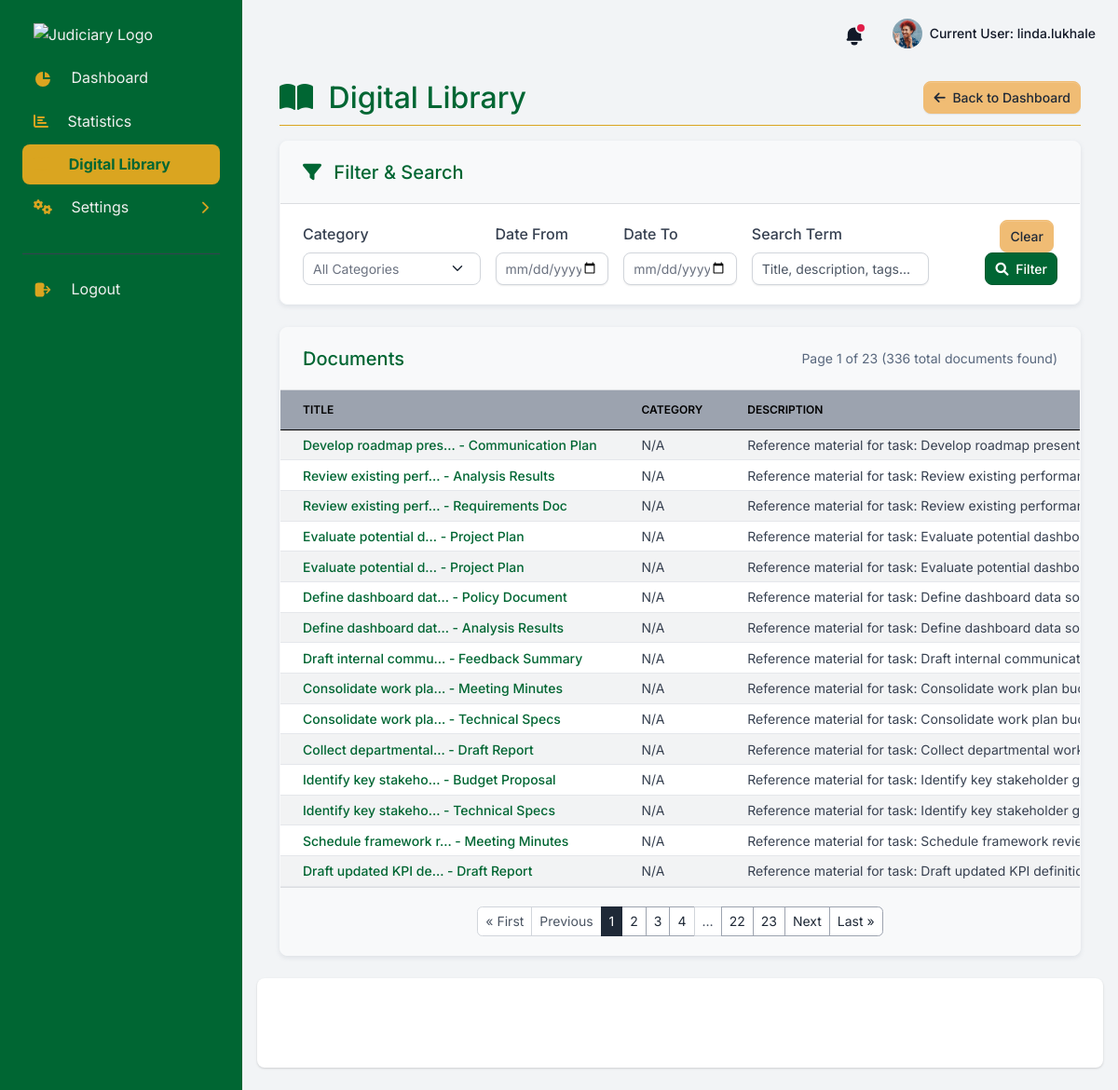
The page /documents/library/ (signed in) on the database its author committed.
### authentication/models.py (models this page shows, shortened)
class CustomUser(AbstractUser):
    departments = models.ManyToManyField(Department, related_name='members')
    first_name = models.CharField(max_length=150, blank=True)
    last_name = models.CharField(max_length=150, blank=True)
    pj_number = models.CharField(max_length=150, blank=True)
    phone = models.CharField(max_length=150, blank=True)
    mobile = models.CharField(max_length=150, blank=True)

### apps/document_management/models.py (models this page shows, shortened)
class Document(models.Model):
    STORAGE_CHOICES = [
        ('local', 'Local Storage'),
        ('google_drive', 'Google Drive')
    ]
    DOCUMENT_STATUS = [
        ('draft', 'Draft'),
        ('pending_review', 'Pending Review'),
        ('approved', 'Approved'),
        ('rejected', 'Rejected'),
        ('archived', 'Archived')
    ]
    title = models.CharField(max_length=255)
    description = models.TextField(blank=True)
    file = models.FileField(upload_to='documents/%Y/%m/%d/')
    file_type = models.CharField(max_length=50)  # e.g., pdf, doc, image
    file_size = models.BigIntegerField()  # in bytes
    category = models.ForeignKey(DocumentCategory, on_delete=models.SET_NULL, null=True)
    tags = models.CharField(max_length=500, blank=True)  # Comma-separated tags
    storage_type = models.CharField(max_length=20, choices=STORAGE_CHOICES, default='local')
    drive_file_id = models.CharField(max_length=100, blank=True, null=True)
    drive_view_link = models.URLField(blank=True, null=True)
    is_confidential = models.BooleanField(default=False)
    status = models.CharField(max_length=20, choices=DOCUMENT_STATUS, default='draft')
    password_protected = models.BooleanField(default=False)
    access_code = models.CharField(max_length=100, blank=True, null=True)
    content_type = models.ForeignKey(ContentType, on_delete=models.CASCADE, null=True, blank=True)
    object_id = models.PositiveIntegerField(null=True, blank=True)
    source_object = GenericForeignKey('content_type', 'object_id')
    source_module = models.CharField(max_length=50, help_text="Name of the module this document belongs to")
    version = models.CharField(max_length=50, default='1.0')
    parent_document = models.ForeignKey('self', null=True, blank=True, on_delete=models.SET_NULL, related_name='versions')
    uploaded_by = models.ForeignKey(settings.AUTH_USER_MODEL, on_delete=models.CASCADE, related_name='uploaded_documents')
    created_at = models.DateTimeField(auto_now_add=True)
    updated_at = models.DateTimeField(auto_now=True)
    last_accessed = models.DateTimeField(null=True, blank=True)
    expiry_date = models.DateTimeField(null=True, blank=True)
    class Meta:
        ordering = ['-created_at']

### apps/document_management/views.py (the view)
# urls.py: path('library/', views.digital_library, name='digital_library'),
@login_required
def digital_library(request):
    base_queryset = Document.objects.select_related('category', 'uploaded_by').order_by('-created_at')
    categories = DocumentCategory.objects.filter(is_active=True)
    selected_category_id = request.GET.get('category')
    start_date = request.GET.get('start_date')
    end_date = request.GET.get('end_date')
    search_query = request.GET.get('q')
    from_dept_id = request.GET.get('from_dept') # Get originating department ID
    filtered_queryset = base_queryset
    if selected_category_id:
        filtered_queryset = filtered_queryset.filter(category_id=selected_category_id)
    if start_date:
        filtered_queryset = filtered_queryset.filter(created_at__date__gte=start_date)
    if end_date:
        filtered_queryset = filtered_queryset.filter(created_at__date__lte=end_date)
    if search_query:
        filtered_queryset = filtered_queryset.filter(
            Q(title__icontains=search_query) |
            Q(description__icontains=search_query) |
            Q(tags__icontains=search_query)
        )
    can_view_confidential = request.user.has_perm('document_management.view_confidential_document')
    if not can_view_confidential:
        filtered_queryset = filtered_queryset.filter(is_confidential=False)
    paginator = Paginator(filtered_queryset, 15)
    page_number = request.GET.get('page')
    try:
        page_obj = paginator.get_page(page_number)
    except PageNotAnInteger:
        page_obj = paginator.page(1)
    except EmptyPage:
        page_obj = paginator.page(paginator.num_pages)
    context = {
        'page_obj': page_obj,
        'categories': categories,
        'selected_category_id': selected_category_id,
        'start_date': start_date,
        'end_date': end_date,
        'search_query': search_query,
        'can_view_confidential': can_view_confidential,
        'from_dept_id': from_dept_id, # Pass originating department ID to template
    }
    return render(request, 'document_management/library.html', context)

### apps/context_processors.py (called while the page is built)
def cfg_assets_root(request):
    return { 'ASSETS_ROOT' : settings.ASSETS_ROOT }

### apps/templates/document_management/library.html (shortened to what this page needs)
{% extends "layouts/base.html" %}
{% load static %}
{% block content %}
<div class="container-fluid mt-4">
    <div class="d-flex justify-content-between align-items-center mb-3 pb-2 border-bottom" style="border-color: #DAA520 !important;">
        <h2 class="mb-0" style="color: #006633;">
            <i class="fas fa-book-open me-2"></i> Digital Library
        </h2>
        {% if from_dept_id %}
            <a href="{% url 'apps.home:department_modules' from_dept_id %}" class="btn btn-sm btn-secondary"><i class="fas fa-arrow-left me-1"></i> Back to Department Modules</a>
        {% else %}
             <a href="{% url 'apps.home:dashboard' %}" class="btn btn-sm btn-secondary"><i class="fas fa-arrow-left me-1"></i> Back to Dashboard</a>
        {% endif %}
    </div>
    <div class="card shadow-sm border-light mb-4">
        <div class="card-header bg-light">
             <h5 class="mb-0" style="color: #006633;"><i class="fas fa-filter me-2"></i> Filter & Search</h5>
        </div>
        <div class="card-body">
            <form method="get" action="{% url 'document_management:digital_library' %}" class="row g-3 align-items-end">
                <div class="col-lg-3 col-md-6">
                    <label for="category" class="form-label">Category</label>
                    <select name="category" id="category" class="form-select form-select-sm">
                        <option value="">All Categories</option>
                    </select>
                </div>
                <div class="col-lg-2 col-md-6">
                    <label for="start_date" class="form-label">Date From</label>
                    <input type="date" name="start_date" id="start_date" value="{{ start_date|default:'' }}" class="form-control form-control-sm">
                </div>
                <div class="col-lg-2 col-md-6">
                    <label for="end_date" class="form-label">Date To</label>
                    <input type="date" name="end_date" id="end_date" value="{{ end_date|default:'' }}" class="form-control form-control-sm">
                </div>
                <div class="col-lg-3 col-md-6">
                    <label for="q" class="form-label">Search Term</label>
                    <input type="text" name="q" id="q" value="{{ search_query|default:'' }}" placeholder="Title, description, tags..." class="form-control form-control-sm">
                </div>
                <div class="col-lg-2 col-md-12 text-lg-end mt-3 mt-lg-0">
                    <a href="{% url 'document_management:digital_library' %}{% if from_dept_id %}?from_dept={{ from_dept_id }}{% endif %}" class="btn btn-sm btn-secondary me-1">Clear</a>
                    <button type="submit" class="btn btn-sm text-white" style="background-color: #006633; border-color: #005a30;"><i class="fas fa-search me-1"></i> Filter</button>
                </div>
            </form>
        </div>
    </div>
    <div class="card shadow-sm border-light">
        <div class="card-header bg-light d-flex justify-content-between align-items-center">
            <h5 class="mb-0" style="color: #006633;">Documents</h5>
            <small class="text-muted">Page {{ page_obj.number }} of {{ page_obj.paginator.num_pages }} ({{ page_obj.paginator.count }} total documents found)</small>
        </div>
        <div class="card-body p-0">
            {% if page_obj.object_list %}
                <div class="table-responsive">
                    <table class="table table-striped table-hover table-sm align-middle mb-0">
                        <thead class="table-light">
                            <tr>
                                <th>Title</th>
                                <th>Category</th>
                                <th>Description</th>
                            </tr>
                        </thead>
                        <tbody>
                            {% for doc in page_obj.object_list %}
                                <tr>
                                    <td>
                                        <a href="{% url 'document_management:document_detail' doc.id %}" class="fw-bold text-decoration-none" style="color: #006633;">{{ doc.title }}</a>
                                    </td>
                                    <td>{{ doc.category.name|default:'N/A' }}</td>
                                    <td>{{ doc.description|truncatewords:15 }}</td>
                                </tr>
                            {% endfor %}
                        </tbody>
                    </table>
                </div>
            {% else %}
                <div class="alert alert-warning m-3" role="alert">
                    No documents found matching your criteria.
                </div>
            {% endif %}
        </div>
        {% if page_obj.has_other_pages %}
            <div class="card-footer bg-light">
                <nav aria-label="Document navigation">
                    <ul class="pagination pagination-sm justify-content-center mb-0">
                        {% with base_query=request.GET.urlencode|cut:'&page='|cut:'page=' %}
                            {% if page_obj.has_previous %}
                                <li class="page-item"><a class="page-link" href="?page=1&{{ base_query }}">&laquo; First</a></li>
                                <li class="page-item"><a class="page-link" href="?page={{ page_obj.previous_page_number }}&{{ base_query }}">Previous</a></li>
                            {% else %}
                                <li class="page-item disabled"><span class="page-link">&laquo; First</span></li>
                                <li class="page-item disabled"><span class="page-link">Previous</span></li>
                            {% endif %}
                            {% for i in page_obj.paginator.get_elided_page_range %}
                                {% if page_obj.number == i %}
                                    <li class="page-item active" aria-current="page"><span class="page-link">{{ i }}</span></li>
                                {% elif i == page_obj.paginator.ELLIPSIS %}
                                     <li class="page-item disabled"><span class="page-link">{{ i }}</span></li>
                                {% else %}
                                    <li class="page-item"><a class="page-link" href="?page={{ i }}&{{ base_query }}">{{ i }}</a></li>
                                {% endif %}
                            {% endfor %}
                            {% if page_obj.has_next %}
                                <li class="page-item"><a class="page-link" href="?page={{ page_obj.next_page_number }}&{{ base_query }}">Next</a></li>
                                <li class="page-item"><a class="page-link" href="?page={{ page_obj.paginator.num_pages }}&{{ base_query }}">Last &raquo;</a></li>
                            {% else %}
                                <li class="page-item disabled"><span class="page-link">Next</span></li>
                                <li class="page-item disabled"><span class="page-link">Last &raquo;</span></li>
                            {% endif %}
                        {% endwith %}
                    </ul>
                </nav>
            </div>
        {% endif %}
    </div>
</div>
{% endblock content %}

### apps/templates/includes/navigation.html (shortened to what this page needs)
<nav class="navbar navbar-top navbar-expand navbar-dashboard navbar-dark ps-0 pe-2 pb-0">
              <div class="container-fluid px-0">
                <div class="d-flex justify-content-between w-100" id="navbarSupportedContent">
                  <ul class="navbar-nav align-items-center">
                    <li class="nav-item dropdown">
                      <a class="nav-link text-dark notification-bell unread dropdown-toggle" data-unread-notifications="true" href="#" role="button" data-bs-toggle="dropdown" data-bs-display="static" aria-expanded="false">
                        <svg class="icon icon-sm text-gray-900" fill="currentColor" viewBox="0 0 20 20" xmlns="http://www.w3.org/2000/svg"><path d="M10 2a6 6 0 00-6 6v3.586l-.707.707A1 1 0 004 14h12a1 1 0 00.707-1.707L16 11.586V8a6 6 0 00-6-6zM10 18a3 3 0 01-3-3h6a3 3 0 01-3 3z"></path></svg>
                      </a>
                    </li>
                    <li class="nav-item dropdown ms-lg-3">
                      <a class="nav-link dropdown-toggle pt-1 px-0" href="#" role="button" data-bs-toggle="dropdown" aria-expanded="false">
                        <div class="media d-flex align-items-center">
                          <img class="avatar rounded-circle" alt="Image placeholder" src="{{ ASSETS_ROOT }}/img/team/profile-picture-3.jpg">
                          <div class="media-body ms-2 text-dark align-items-center d-none d-lg-block">
                            <span class="mb-0 font-small fw-bold text-gray-900">
                              Current User: <strong>{{ request.user.username }}</strong>
                            </span>
                          </div>
                        </div>
                      </a>
                    </li>
                  </ul>
                </div>
              </div>
            </nav>

### rows shown on the page
CustomUser: user.username "linda.lukhale"
Document: title "Develop roadmap pres... - Communication Plan", category.name "N/A", description "Reference material for task: Develop roadmap…"
Document: title "Review existing perf... - Analysis Results", category.name "N/A", description "Reference material for task: Review existing…"
Document: title "Review existing perf... - Requirements Doc", category.name "N/A", description "Reference material for task: Review existing…"
Document: title "Evaluate potential d... - Project Plan", category.name "N/A", description "Reference material for task: Evaluate potential…"
Document: title "Evaluate potential d... - Project Plan", category.name "N/A", description "Reference material for task: Evaluate potential…"
Document: title "Define dashboard dat... - Policy Document", category.name "N/A", description "Reference material for task: Define dashboard data…"
Document: title "Define dashboard dat... - Analysis Results", category.name "N/A", description "Reference material for task: Define dashboard data…"
Document: title "Draft internal commu... - Feedback Summary", category.name "N/A", description "Reference material for task: Draft internal…"
Document: title "Consolidate work pla... - Meeting Minutes", category.name "N/A", description "Reference material for task: Consolidate work plan…"
Document: title "Consolidate work pla... - Technical Specs", category.name "N/A", description "Reference material for task: Consolidate work plan…"
Document: title "Collect departmental... - Draft Report", category.name "N/A", description "Reference material for task: Collect departmental…"
Document: title "Identify key stakeho... - Budget Proposal", category.name "N/A", description "Reference material for task: Identify key stakeholder…"
Document: title "Identify key stakeho... - Technical Specs", category.name "N/A", description "Reference material for task: Identify key stakeholder…"
Document: title "Schedule framework r... - Meeting Minutes", category.name "N/A", description "Reference material for task: Schedule framework…"
Document: title "Draft updated KPI de... - Draft Report", category.name "N/A", description "Reference material for task: Draft updated KPI…"

### other values the page prints
{{ page_obj.number }} "1"
{{ page_obj.paginator.num_pages }} "23"
{{ page_obj.paginator.count }} "336"
{{ i }} "1"
{{ i }} "2" "3" "4" "22" "23"
{{ i }} "…"
